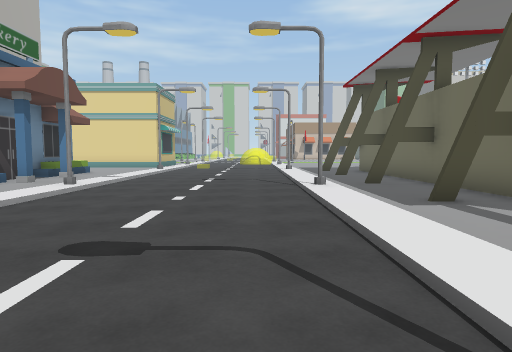
[1] (above)

24 first-person views from a walk through a Unity game level. The camera is 1.4 m above the floor, tilts 4° down and sees 75° across. The floor is counted in squares, 2 m on a side. Each view is taken from the middle of a square. On the plan, view 1 faces up. The plan holds only what a view shows up to about 10 squares ahead; the rest is blank. The place goes on beyond the plan. The player is left out. Some animated figures are left out. Some surface patterns are stand-ins.

[2]
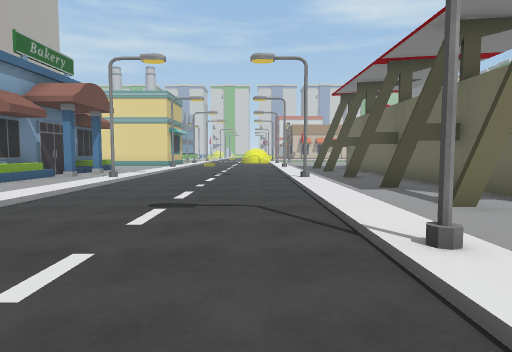

[3]
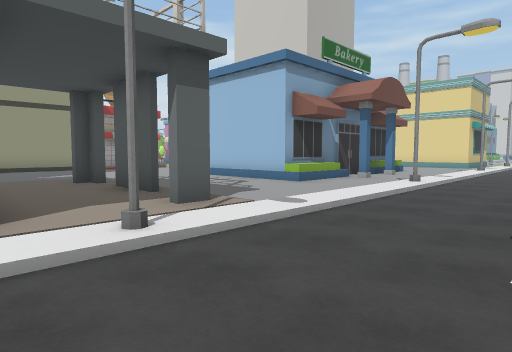

[4]
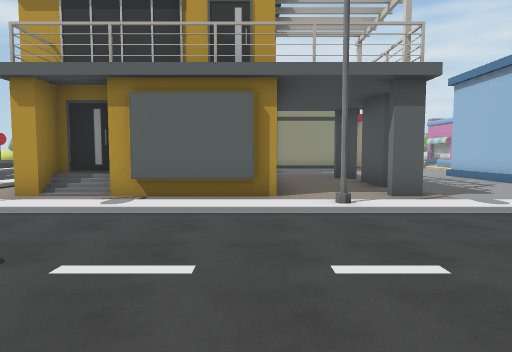

[5]
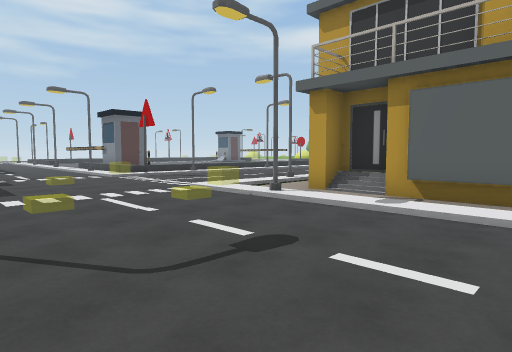

[6]
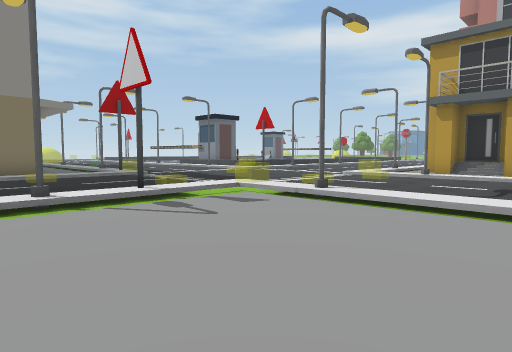

[7]
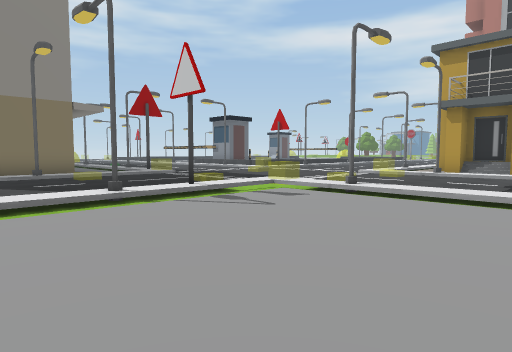

[8]
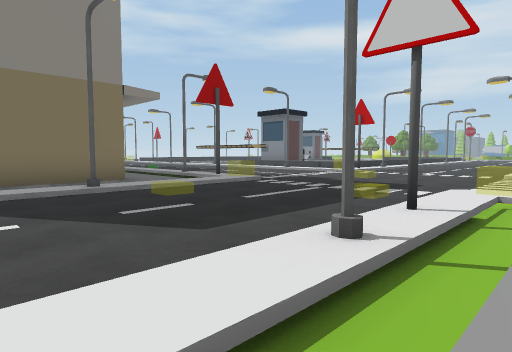

[9]
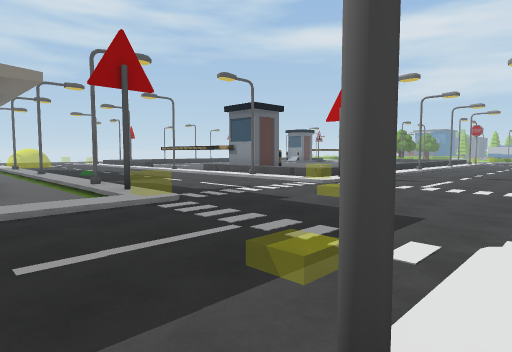

[10]
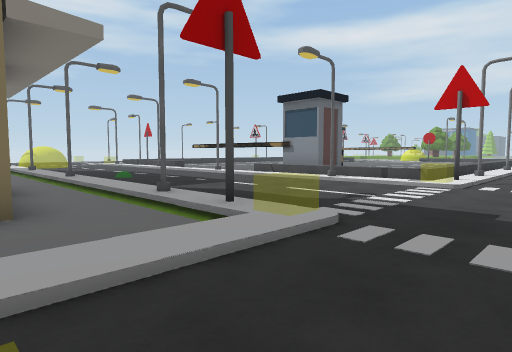

[11]
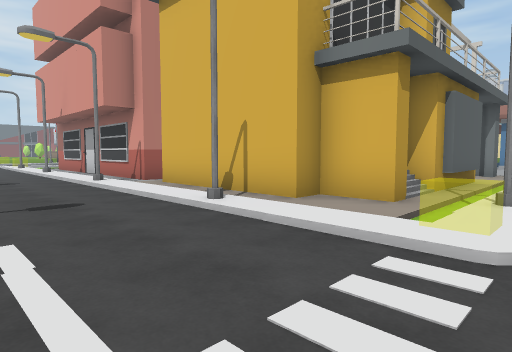

[12]
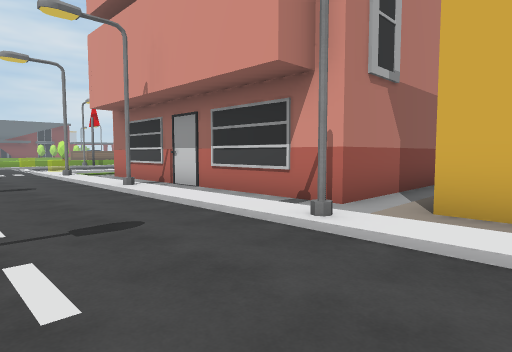

[13]
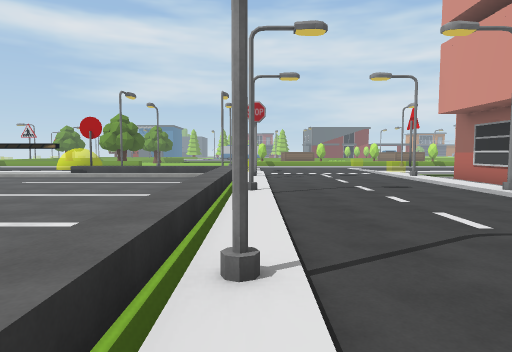

[14]
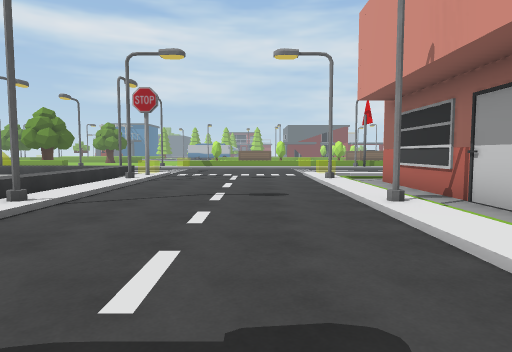

[15]
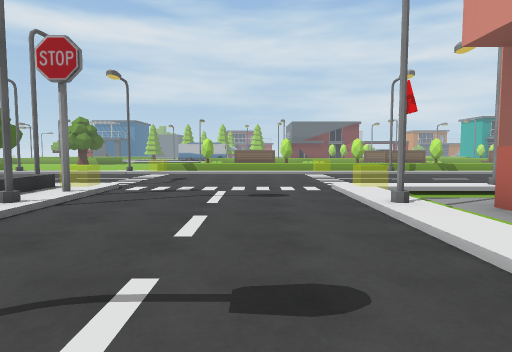

[16]
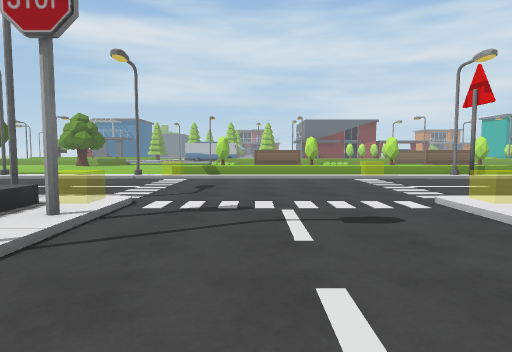

[17]
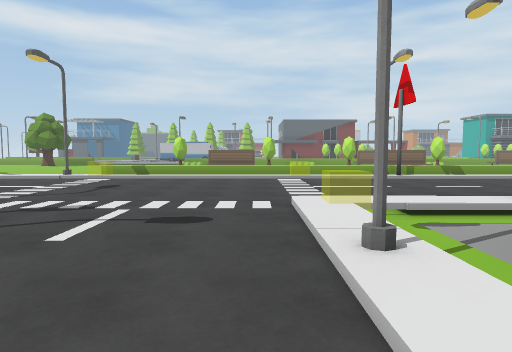

[18]
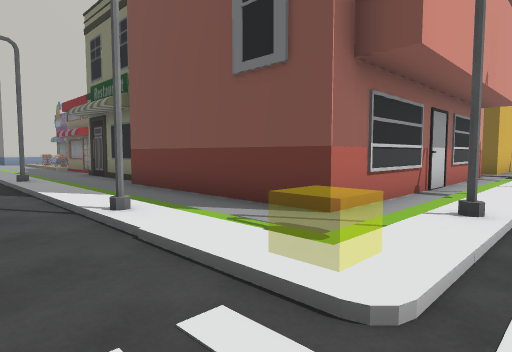

[19]
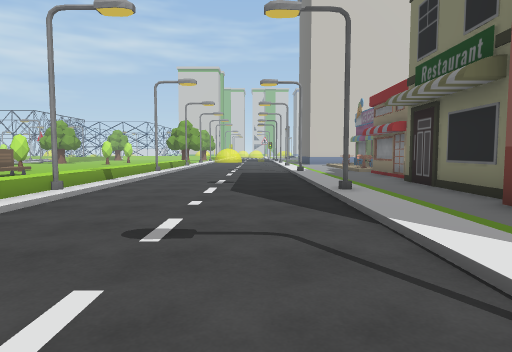

[20]
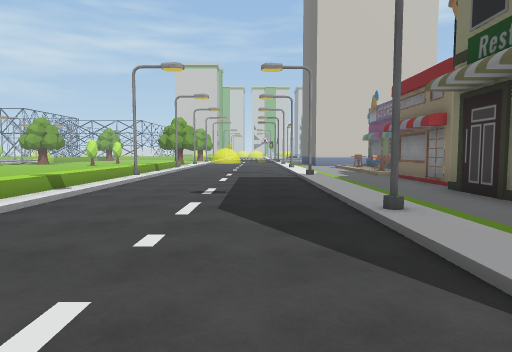

[21]
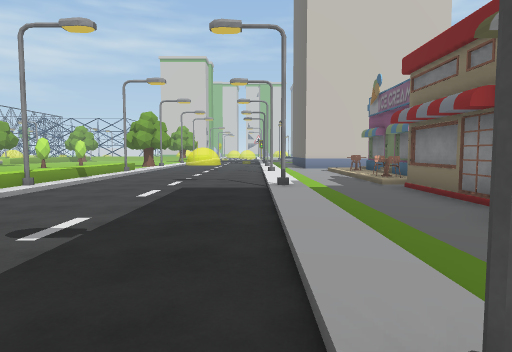

[22]
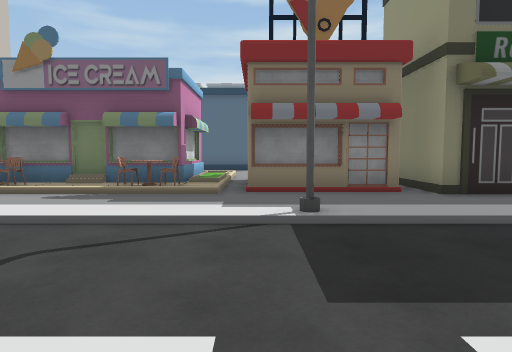

[23]
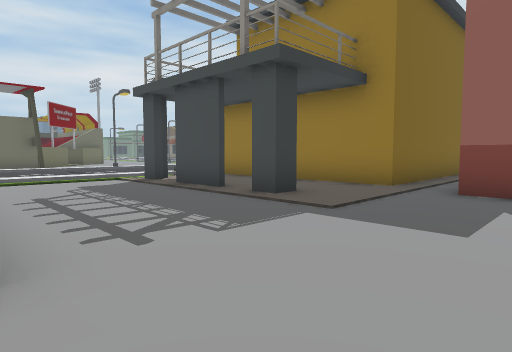

[24]
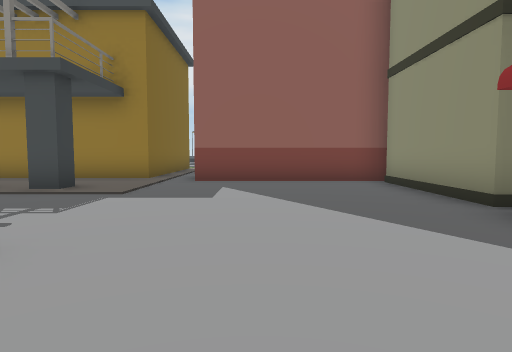

### Floor plan
Key: @ floor where view 1 was taken; # wall or solid block; x gap in a wall; . main floor; : floor 0.25 m higher than the main floor; - floor 0.25 m lower than the main floor; / step, stairs or slope; = window, fence, low wall or low ledge; O other object.
Columns run from 27 left of view 1 to 7 right of it. Each row starts with its distance up from view 1.
 10 =/...//.//#         OO./..../...#
  9 =/...//./####       O../..../...#
  8 =/...//.///// .     O../..../.#.#
  7 =/...//./#  ....    O..#....#...#
  6 =/.../#..#  ..... OOO../..../...#
  5 =/...//..#  .........../..../.#.#
  4 =/...//... ............/..../...#
  3 =/...//.OOOO.........../..../.#.
  2 =/...//.O  O......#x#.#/..../..
  1 =/.../#.O  O.........../..../..
  0  /...//.O  O...........#...@#.
 -1 =/...//.O   OOOO.######/..../
 -2 =/...//.O      O.#    #/..../......
 -3 =/...//.O      O.#   ##/..../......
 -4 =/.../#.O      O.#   #//..../......
 -5 =/...//.OOOOOOOO.#  ###/....#......
 -6 =/...//..........####..///.//......
 -7 = .../ /#///#///#////// .... /#/#//
 -8 =/.........................../.....
 -9 =/.................................
-10 =/................. ...............
-11 =/................   ........../..
-12 = .../ x/:::#:::#:: #:/ .... ::/#:
-13  /.../=///////////  ////....=...
-14 -/...   ........      //..../.....
-15 -/..    ........      .#..../..OOOO

Positions as (right, up) in squares from view 1, and headings:
1: (0, 0), facing up
2: (0, -2), facing up
3: (-1, -1), facing up-left
4: (1, -1), facing left
5: (1, -1), facing down-left
6: (6, -2), facing down-left
7: (7, -2), facing down-left
8: (7, -6), facing down-left
9: (4, -7), facing down-left
10: (4, -10), facing down-left
11: (-3, -10), facing up-left
12: (-9, -10), facing up-left
13: (-9, -12), facing left
14: (-11, -9), facing left
15: (-15, -9), facing left
16: (-17, -10), facing left
17: (-17, -8), facing left
18: (-23, -8), facing up-right
19: (-23, -5), facing up
20: (-23, -3), facing up
21: (-22, 0), facing up
22: (-25, 7), facing right
23: (-13, 6), facing down-right
24: (-13, 8), facing down
